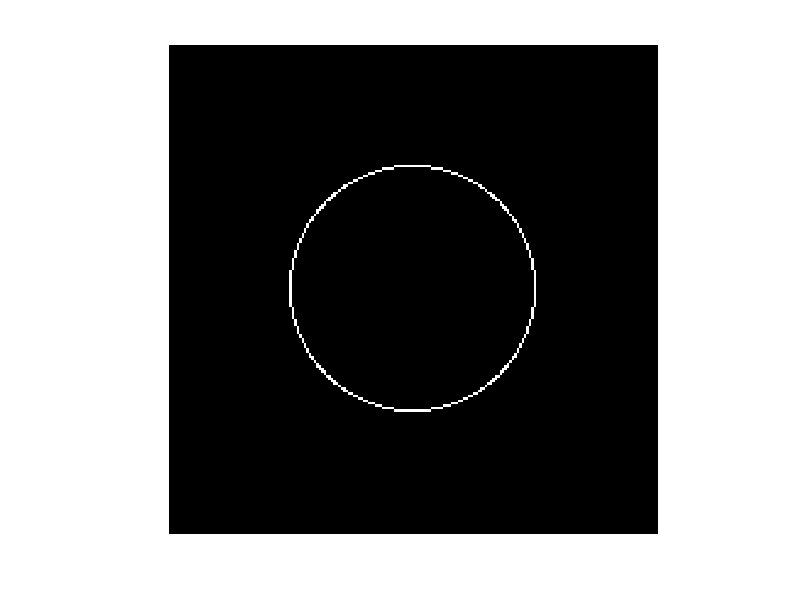

Write the MATLAB code that produced this figure.
clc,clear,close all;

img = zeros(200,200);
img = uint8(img);
alpha = 100;
beta = 100;
r = 50;

for x=50 : 150
    for y=50 : 150
        sum = round(sqrt((x-alpha)*(x-alpha)+(y-beta)*(y-beta)));
        if sum == r 
            img(x,y)=255;
        end
    end
end
imshow(img);
